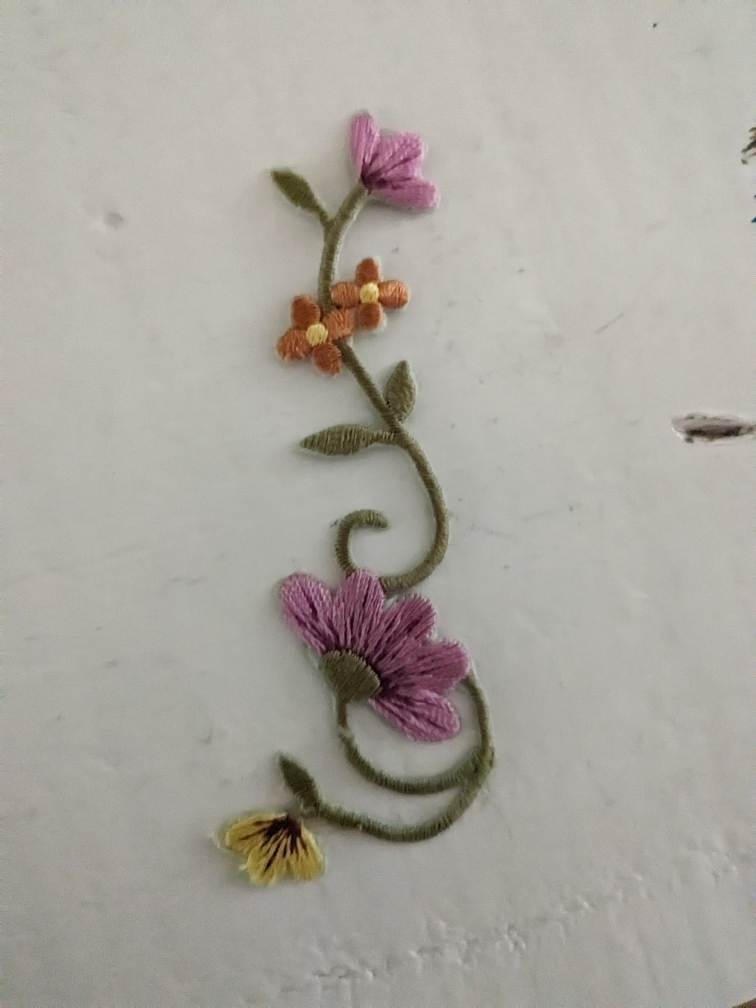
#> input picture cannyedgedetection/patch.jpg, 3024 x 4032 px, found by its file name (shown at 1/4 size)
$ python contours.py
#> lines starting #> are read from the running program, lines starting #| are printed output that depends on the picture
import sys
import cv2
img = cv2.imread("patch.jpg", cv2.IMREAD_ANYCOLOR)
#> img is the input picture: shape (4032, 3024, 3); mean B, G, R 159.2, 166.6, 170.7
contours = []
codels = [0, 1, 2, 3, 4, 5, 6, 7]

#performs canny edge detection on image and displays result
resize_img = cv2.resize(img, (378, 504))
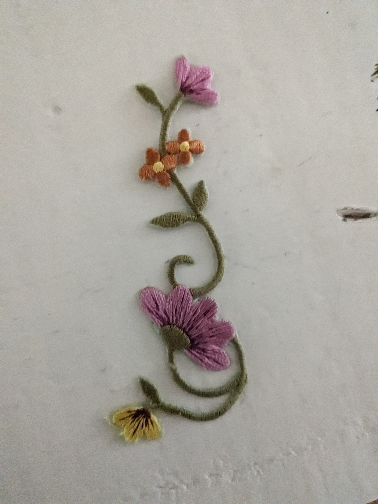
#> resize_img: shape (504, 378, 3); mean B, G, R 159.3, 166.7, 170.8
#> (the run stopped early here; a loop or call above may not have finished)
